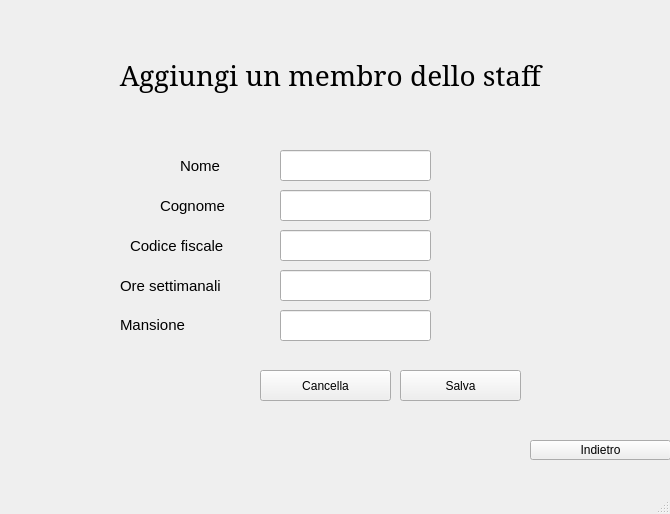
<?xml version="1.0" encoding="UTF-8"?>
<ui version="4.0">
 <class>MainWindow</class>
 <widget class="QMainWindow" name="MainWindow">
  <property name="geometry">
   <rect>
    <x>0</x>
    <y>0</y>
    <width>670</width>
    <height>514</height>
   </rect>
  </property>
  <property name="windowTitle">
   <string>MainWindow</string>
  </property>
  <widget class="QWidget" name="centralwidget">
   <widget class="QLabel" name="lblTitle">
    <property name="geometry">
     <rect>
      <x>30</x>
      <y>30</y>
      <width>601</width>
      <height>91</height>
     </rect>
    </property>
    <property name="font">
     <font>
      <family>MS Serif</family>
      <pointsize>21</pointsize>
     </font>
    </property>
    <property name="text">
     <string>&lt;html&gt;&lt;head/&gt;&lt;body&gt;&lt;p align=&quot;center&quot;&gt;Aggiungi un membro dello staff&lt;/p&gt;&lt;/body&gt;&lt;/html&gt;</string>
    </property>
   </widget>
   <widget class="QLineEdit" name="txtNome">
    <property name="geometry">
     <rect>
      <x>280</x>
      <y>150</y>
      <width>151</width>
      <height>31</height>
     </rect>
    </property>
   </widget>
   <widget class="QLabel" name="lblNome">
    <property name="geometry">
     <rect>
      <x>180</x>
      <y>150</y>
      <width>91</width>
      <height>31</height>
     </rect>
    </property>
    <property name="font">
     <font>
      <pointsize>11</pointsize>
     </font>
    </property>
    <property name="text">
     <string>Nome</string>
    </property>
   </widget>
   <widget class="QLabel" name="lblCognome">
    <property name="geometry">
     <rect>
      <x>160</x>
      <y>190</y>
      <width>111</width>
      <height>31</height>
     </rect>
    </property>
    <property name="font">
     <font>
      <pointsize>11</pointsize>
     </font>
    </property>
    <property name="text">
     <string>Cognome</string>
    </property>
   </widget>
   <widget class="QLabel" name="lblCF">
    <property name="geometry">
     <rect>
      <x>130</x>
      <y>230</y>
      <width>141</width>
      <height>31</height>
     </rect>
    </property>
    <property name="font">
     <font>
      <pointsize>11</pointsize>
     </font>
    </property>
    <property name="text">
     <string>Codice fiscale</string>
    </property>
   </widget>
   <widget class="QLineEdit" name="txtCF">
    <property name="geometry">
     <rect>
      <x>280</x>
      <y>230</y>
      <width>151</width>
      <height>31</height>
     </rect>
    </property>
   </widget>
   <widget class="QLabel" name="lblOre">
    <property name="geometry">
     <rect>
      <x>120</x>
      <y>270</y>
      <width>151</width>
      <height>31</height>
     </rect>
    </property>
    <property name="font">
     <font>
      <pointsize>11</pointsize>
     </font>
    </property>
    <property name="text">
     <string>Ore settimanali</string>
    </property>
   </widget>
   <widget class="QLineEdit" name="txtOre">
    <property name="geometry">
     <rect>
      <x>280</x>
      <y>270</y>
      <width>151</width>
      <height>31</height>
     </rect>
    </property>
   </widget>
   <widget class="QLabel" name="lblTitolo">
    <property name="geometry">
     <rect>
      <x>120</x>
      <y>310</y>
      <width>151</width>
      <height>31</height>
     </rect>
    </property>
    <property name="font">
     <font>
      <pointsize>11</pointsize>
     </font>
    </property>
    <property name="text">
     <string>&lt;html&gt;&lt;head/&gt;&lt;body&gt;&lt;p&gt;Mansione&lt;/p&gt;&lt;/body&gt;&lt;/html&gt;</string>
    </property>
   </widget>
   <widget class="QPushButton" name="btnAnnulla">
    <property name="geometry">
     <rect>
      <x>260</x>
      <y>370</y>
      <width>131</width>
      <height>31</height>
     </rect>
    </property>
    <property name="text">
     <string>Cancella</string>
    </property>
   </widget>
   <widget class="QPushButton" name="btnSalva">
    <property name="geometry">
     <rect>
      <x>400</x>
      <y>370</y>
      <width>121</width>
      <height>31</height>
     </rect>
    </property>
    <property name="text">
     <string>Salva</string>
    </property>
   </widget>
   <widget class="QLineEdit" name="txtCognome">
    <property name="geometry">
     <rect>
      <x>280</x>
      <y>190</y>
      <width>151</width>
      <height>31</height>
     </rect>
    </property>
   </widget>
   <widget class="QLineEdit" name="txtTitolo">
    <property name="geometry">
     <rect>
      <x>280</x>
      <y>310</y>
      <width>151</width>
      <height>31</height>
     </rect>
    </property>
   </widget>
   <widget class="QPushButton" name="pushButton">
    <property name="geometry">
     <rect>
      <x>530</x>
      <y>440</y>
      <width>141</width>
      <height>20</height>
     </rect>
    </property>
    <property name="text">
     <string>Indietro</string>
    </property>
   </widget>
  </widget>
  <widget class="QMenuBar" name="menubar">
   <property name="geometry">
    <rect>
     <x>0</x>
     <y>0</y>
     <width>670</width>
     <height>26</height>
    </rect>
   </property>
  </widget>
  <widget class="QStatusBar" name="statusbar"/>
 </widget>
 <resources/>
 <connections/>
</ui>
